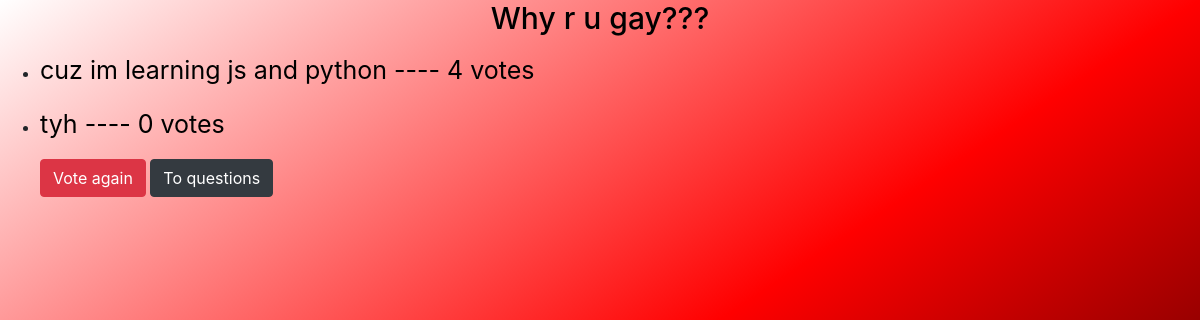
Screenshot of /polls/3/results/ with the database file from the repository.
### polls/models.py (models this page shows, shortened)
class Question(models.Model):
    question_text = models.CharField(max_length=200)
    pub_date = models.DateTimeField(default=timezone.now(), verbose_name="Time published")

class Choice(models.Model):
    DoesNotExist = None
    question = models.ForeignKey(Question, on_delete=models.CASCADE)
    choice_text = models.CharField(max_length=200)
    votes = models.IntegerField(default=0)

### polls/views.py (the view)
# urls.py: path('<int:question_id>/results/', views.results, name='results'),
def results(request, question_id):
    question = get_object_or_404(Question, pk=question_id)
    return render(request, 'polls/results.html', {'question': question})

### polls/templates/polls/results.html (shortened to what this page needs)
    <link rel="stylesheet" href="https://stackpath.bootstrapcdn.com/bootstrap/4.5.2/css/bootstrap.min.css">
    <link rel="stylesheet" href="https://use.fontawesome.com/releases/v5.8.2/css/all.css">
    <h1>
        <p align="center" style="color:black; font-size:30px">
        {{ question.question_text }}
    </h1>
    <ul>
    {% for choice in question.choice_set.all %}
        <li>
            <p align="left" style="color:black; font-size:25px">
            {{ choice.choice_text }} ---- {{ choice.votes }} vote{{ choice.votes|pluralize }}
        </li>
    {% endfor %}
    </ul>
    <p style="margin-left:40px">
    <a class="btn btn-danger" href="{% url 'polls:detail' question.id %}">Vote again</a>
    <a class="btn btn-dark" href="{% url 'polls:index' %}">To questions</a>
    </p>

### rows the page displays
Question: question_text "Why r u gay???"
Choice: choice_text "cuz im learning js and python", votes "4"
Choice: choice_text "tyh", votes "0"
